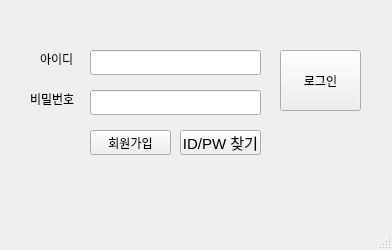
<?xml version="1.0" encoding="UTF-8"?>
<ui version="4.0">
 <class>Login</class>
 <widget class="QMainWindow" name="Login">
  <property name="geometry">
   <rect>
    <x>0</x>
    <y>0</y>
    <width>392</width>
    <height>250</height>
   </rect>
  </property>
  <property name="windowTitle">
   <string>로그인</string>
  </property>
  <widget class="QWidget" name="centralwidget">
   <widget class="QLabel" name="label_2">
    <property name="geometry">
     <rect>
      <x>30</x>
      <y>90</y>
      <width>61</width>
      <height>17</height>
     </rect>
    </property>
    <property name="text">
     <string>비밀번호</string>
    </property>
   </widget>
   <widget class="QLabel" name="label">
    <property name="geometry">
     <rect>
      <x>40</x>
      <y>50</y>
      <width>41</width>
      <height>17</height>
     </rect>
    </property>
    <property name="text">
     <string>아이디</string>
    </property>
   </widget>
   <widget class="QLineEdit" name="get_id">
    <property name="geometry">
     <rect>
      <x>90</x>
      <y>50</y>
      <width>171</width>
      <height>25</height>
     </rect>
    </property>
   </widget>
   <widget class="QLineEdit" name="get_pw">
    <property name="geometry">
     <rect>
      <x>90</x>
      <y>90</y>
      <width>171</width>
      <height>25</height>
     </rect>
    </property>
    <property name="echoMode">
     <enum>QLineEdit::Password</enum>
    </property>
   </widget>
   <widget class="QPushButton" name="login_btn">
    <property name="geometry">
     <rect>
      <x>280</x>
      <y>50</y>
      <width>81</width>
      <height>61</height>
     </rect>
    </property>
    <property name="text">
     <string>로그인</string>
    </property>
   </widget>
   <widget class="QPushButton" name="signup_btn">
    <property name="geometry">
     <rect>
      <x>90</x>
      <y>130</y>
      <width>81</width>
      <height>25</height>
     </rect>
    </property>
    <property name="text">
     <string>회원가입</string>
    </property>
   </widget>
   <widget class="QPushButton" name="find_btn">
    <property name="enabled">
     <bool>true</bool>
    </property>
    <property name="geometry">
     <rect>
      <x>180</x>
      <y>130</y>
      <width>81</width>
      <height>25</height>
     </rect>
    </property>
    <property name="font">
     <font>
      <pointsize>11</pointsize>
     </font>
    </property>
    <property name="styleSheet">
     <string notr="true"/>
    </property>
    <property name="text">
     <string>ID/PW 찾기</string>
    </property>
   </widget>
  </widget>
  <widget class="QMenuBar" name="menubar">
   <property name="geometry">
    <rect>
     <x>0</x>
     <y>0</y>
     <width>392</width>
     <height>22</height>
    </rect>
   </property>
  </widget>
  <widget class="QStatusBar" name="statusbar"/>
 </widget>
 <resources/>
 <connections/>
</ui>
